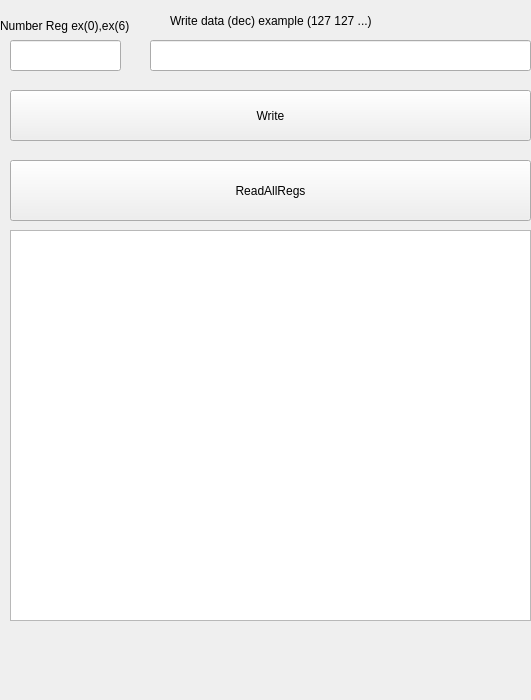
<?xml version="1.0" encoding="UTF-8"?>
<ui version="4.0">
 <class>MainWindow</class>
 <widget class="QMainWindow" name="MainWindow">
  <property name="geometry">
   <rect>
    <x>0</x>
    <y>0</y>
    <width>531</width>
    <height>700</height>
   </rect>
  </property>
  <property name="windowTitle">
   <string>MainWindow</string>
  </property>
  <widget class="QWidget" name="centralwidget">
   <widget class="QLineEdit" name="lineEdit">
    <property name="geometry">
     <rect>
      <x>10</x>
      <y>40</y>
      <width>111</width>
      <height>31</height>
     </rect>
    </property>
   </widget>
   <widget class="QLineEdit" name="lineEdit_2">
    <property name="geometry">
     <rect>
      <x>150</x>
      <y>40</y>
      <width>381</width>
      <height>31</height>
     </rect>
    </property>
   </widget>
   <widget class="QLabel" name="label">
    <property name="geometry">
     <rect>
      <x>0</x>
      <y>10</y>
      <width>161</width>
      <height>31</height>
     </rect>
    </property>
    <property name="text">
     <string>Number Reg ex(0),ex(6)</string>
    </property>
   </widget>
   <widget class="QLabel" name="label_2">
    <property name="geometry">
     <rect>
      <x>170</x>
      <y>10</y>
      <width>261</width>
      <height>21</height>
     </rect>
    </property>
    <property name="text">
     <string>Write data (dec) example (127 127 ...)</string>
    </property>
   </widget>
   <widget class="QPushButton" name="pushButton">
    <property name="geometry">
     <rect>
      <x>10</x>
      <y>90</y>
      <width>521</width>
      <height>51</height>
     </rect>
    </property>
    <property name="text">
     <string>Write</string>
    </property>
   </widget>
   <widget class="QPushButton" name="pushButton_2">
    <property name="geometry">
     <rect>
      <x>10</x>
      <y>160</y>
      <width>521</width>
      <height>61</height>
     </rect>
    </property>
    <property name="text">
     <string>ReadAllRegs</string>
    </property>
   </widget>
   <widget class="QTextBrowser" name="textBrowser">
    <property name="geometry">
     <rect>
      <x>10</x>
      <y>230</y>
      <width>521</width>
      <height>391</height>
     </rect>
    </property>
   </widget>
  </widget>
  <widget class="QMenuBar" name="menubar">
   <property name="geometry">
    <rect>
     <x>0</x>
     <y>0</y>
     <width>531</width>
     <height>22</height>
    </rect>
   </property>
  </widget>
 </widget>
 <resources/>
 <connections/>
</ui>
